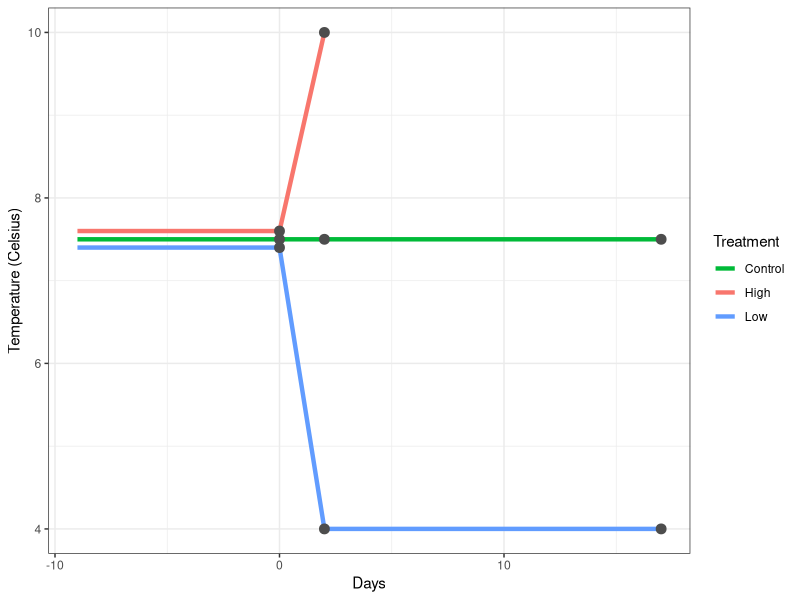

The R source for this figure:
## ---- chunk 1
knitr::opts_chunk$set(echo = TRUE)
## ---- chunk 2
# Add all required libraries here
list.of.packages <- c("ggplot2", "tidyverse", "viridis")
# Get names of all required packages that aren't installed
new.packages <- list.of.packages[!(list.of.packages %in% installed.packages()[, "Package"])]
# Install all new packages
if(length(new.packages)) install.packages(new.packages)


# Load all required libraries
lapply(list.of.packages, FUN = function(X) {
  do.call("require", list(X))
})
## ---- chunk 3
# Create data points for graph
# Low, Control, and High are the temperatures in celsius for each
# All values of 7.6 and 7.4 are just to jitter the graph

days <- c(-9, 0, 2, 17)
Low <- c(7.4, 7.4, 4, 4)
Control <- rep(7.5, times = 4)
High <- c(7.6, 7.6, 10, NA)

# Assemble into data frame
exp_data <- data.frame(days, Low, Control, High)
# Pivot longer
exp_data <- pivot_longer(exp_data, cols = c(Low, Control, High), names_to = "Treatment")

# Create another data table for sample events
# This means just removing all data points where day < 0
sample_data <- exp_data %>%
  filter(days > -1)


# Begin to plot
ggplot(data = exp_data, aes(x = days, y = value, group = Treatment)) +
  geom_line(size = 1.5, aes(color = Treatment)) +
  geom_point(data = sample_data, size = 3, color = "gray30") +
  theme_bw() +
  scale_color_manual(values = c("#00BA38", "#F8766D", "#619CFF")) +
  xlab("Days") +
  ylab("Temperature (Celsius)") 


